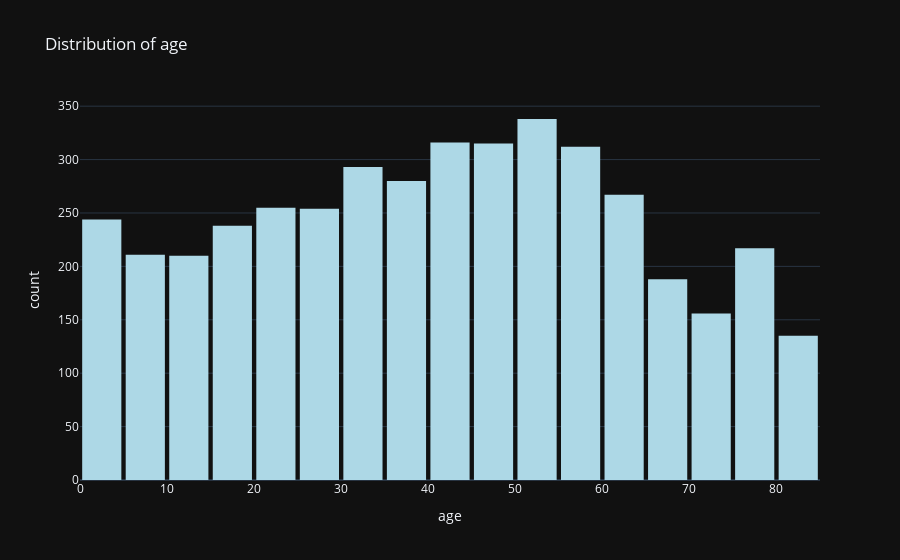
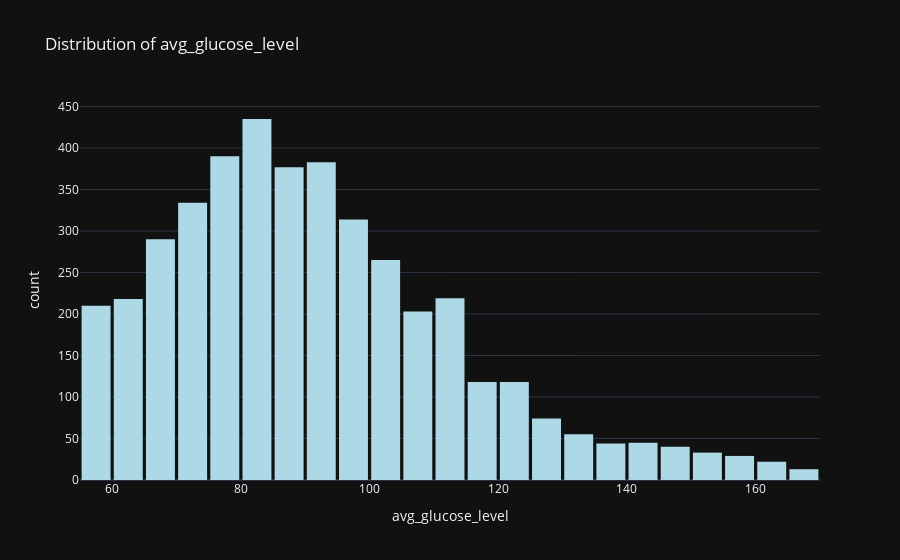
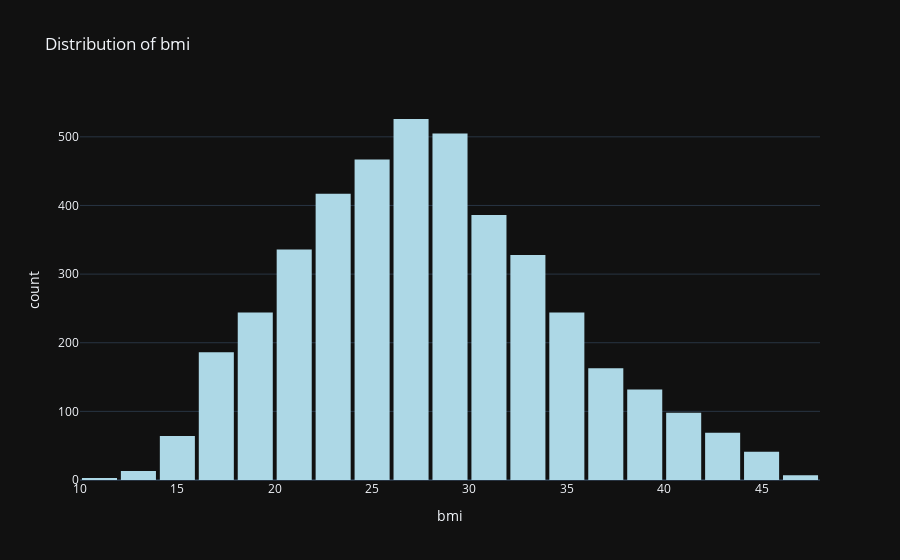

The notebook cell these images were saved under, in order:
### Markdown cell above
#### Plotting Numeric Distributions

- Plotted histograms for **`age`**, **`avg_glucose_level`**, and **`bmi`** using **Plotly**.
- Visualizes the distribution of each numeric feature with **30 bins**, using a **dark theme** and **light blue color** for clarity.
- Helps detect **skewness**, **outliers**, and **data patterns** in the dataset.

### Code cell
numeric_cols = ['age', 'avg_glucose_level', 'bmi']

for col in numeric_cols:
    fig = px.histogram(df, x=col, nbins=30, title=f"Distribution of {col}",
                       color_discrete_sequence=['lightblue'])
    fig.update_layout(template="plotly_dark", bargap=0.1)
    fig.show()

### Figure 1 — Plotly figure (JSON) as saved in the notebook; plotly's stock layout.template omitted (floating-point values rounded to 4 significant figures; data arrays with more than 128 entries replaced by an {"elided": "..."} marker saying what was removed)
{"data": [{"bingroup": "x", "hovertemplate": "age=%{x}<br>count=%{y}<extra></extra>", "legendgroup": "", "marker": {"color": "lightblue", "pattern": {"shape": ""}}, "name": "", "nbinsx": 30, "orientation": "v", "showlegend": false, "type": "histogram", "x": {"elided": "4229 float values"}, "xaxis": "x", "yaxis": "y"}], "layout": {"bargap": 0.1, "barmode": "relative", "legend": {"tracegroupgap": 0}, "title": {"text": "Distribution of age"}, "xaxis": {"anchor": "y", "domain": [0, 1], "title": {"text": "age"}}, "yaxis": {"anchor": "x", "domain": [0, 1], "title": {"text": "count"}}}}

### Figure 2 — Plotly figure (JSON) as saved in the notebook; plotly's stock layout.template omitted (floating-point values rounded to 4 significant figures; data arrays with more than 128 entries replaced by an {"elided": "..."} marker saying what was removed)
{"data": [{"bingroup": "x", "hovertemplate": "avg_glucose_level=%{x}<br>count=%{y}<extra></extra>", "legendgroup": "", "marker": {"color": "lightblue", "pattern": {"shape": ""}}, "name": "", "nbinsx": 30, "orientation": "v", "showlegend": false, "type": "histogram", "x": {"elided": "4229 float values"}, "xaxis": "x", "yaxis": "y"}], "layout": {"bargap": 0.1, "barmode": "relative", "legend": {"tracegroupgap": 0}, "title": {"text": "Distribution of avg_glucose_level"}, "xaxis": {"anchor": "y", "domain": [0, 1], "title": {"text": "avg_glucose_level"}}, "yaxis": {"anchor": "x", "domain": [0, 1], "title": {"text": "count"}}}}

### Figure 3 — Plotly figure (JSON) as saved in the notebook; plotly's stock layout.template omitted (floating-point values rounded to 4 significant figures; data arrays with more than 128 entries replaced by an {"elided": "..."} marker saying what was removed)
{"data": [{"bingroup": "x", "hovertemplate": "bmi=%{x}<br>count=%{y}<extra></extra>", "legendgroup": "", "marker": {"color": "lightblue", "pattern": {"shape": ""}}, "name": "", "nbinsx": 30, "orientation": "v", "showlegend": false, "type": "histogram", "x": {"elided": "4229 float values"}, "xaxis": "x", "yaxis": "y"}], "layout": {"bargap": 0.1, "barmode": "relative", "legend": {"tracegroupgap": 0}, "title": {"text": "Distribution of bmi"}, "xaxis": {"anchor": "y", "domain": [0, 1], "title": {"text": "bmi"}}, "yaxis": {"anchor": "x", "domain": [0, 1], "title": {"text": "count"}}}}
